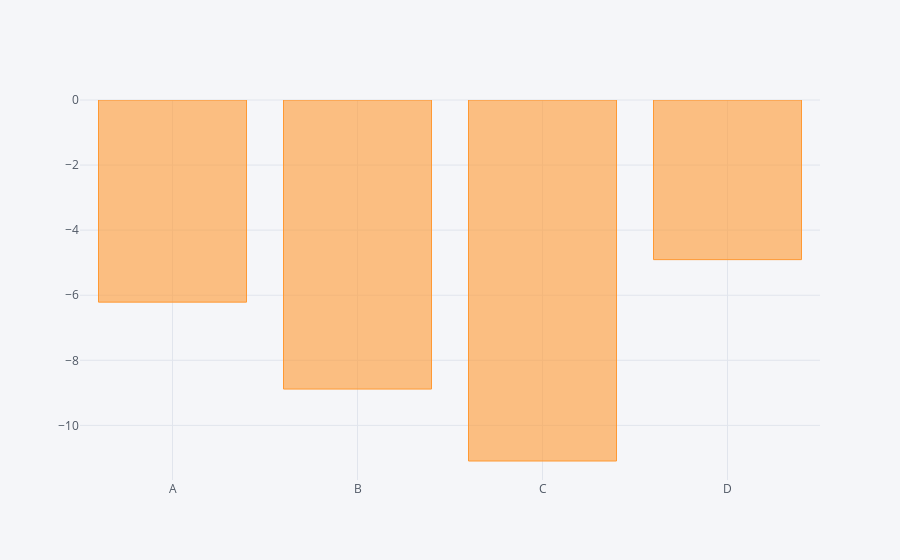

Notebook code for this chart:
### Code cell
# Can use the bar plot in combination with an aggregate function or group by function
df.sum().iplot(kind='bar')

### Figure 1 — Plotly figure (JSON) as saved in the notebook; plotly's stock layout.template omitted (floating-point values rounded to 4 significant figures)
{"data": [{"marker": {"color": "rgba(255, 153, 51, 0.6)", "line": {"color": "rgba(255, 153, 51, 1.0)", "width": 1}}, "name": "None", "orientation": "v", "text": "", "type": "bar", "x": ["A", "B", "C", "D"], "y": [-6.212, -8.883, -11.09, -4.906]}], "layout": {"legend": {"bgcolor": "#F5F6F9", "font": {"color": "#4D5663"}}, "paper_bgcolor": "#F5F6F9", "plot_bgcolor": "#F5F6F9", "titlefont": {"color": "#4D5663"}, "xaxis1": {"gridcolor": "#E1E5ED", "showgrid": true, "tickfont": {"color": "#4D5663"}, "title": "", "titlefont": {"color": "#4D5663"}, "zerolinecolor": "#E1E5ED"}, "yaxis1": {"gridcolor": "#E1E5ED", "showgrid": true, "tickfont": {"color": "#4D5663"}, "title": "", "titlefont": {"color": "#4D5663"}, "zerolinecolor": "#E1E5ED"}}}
